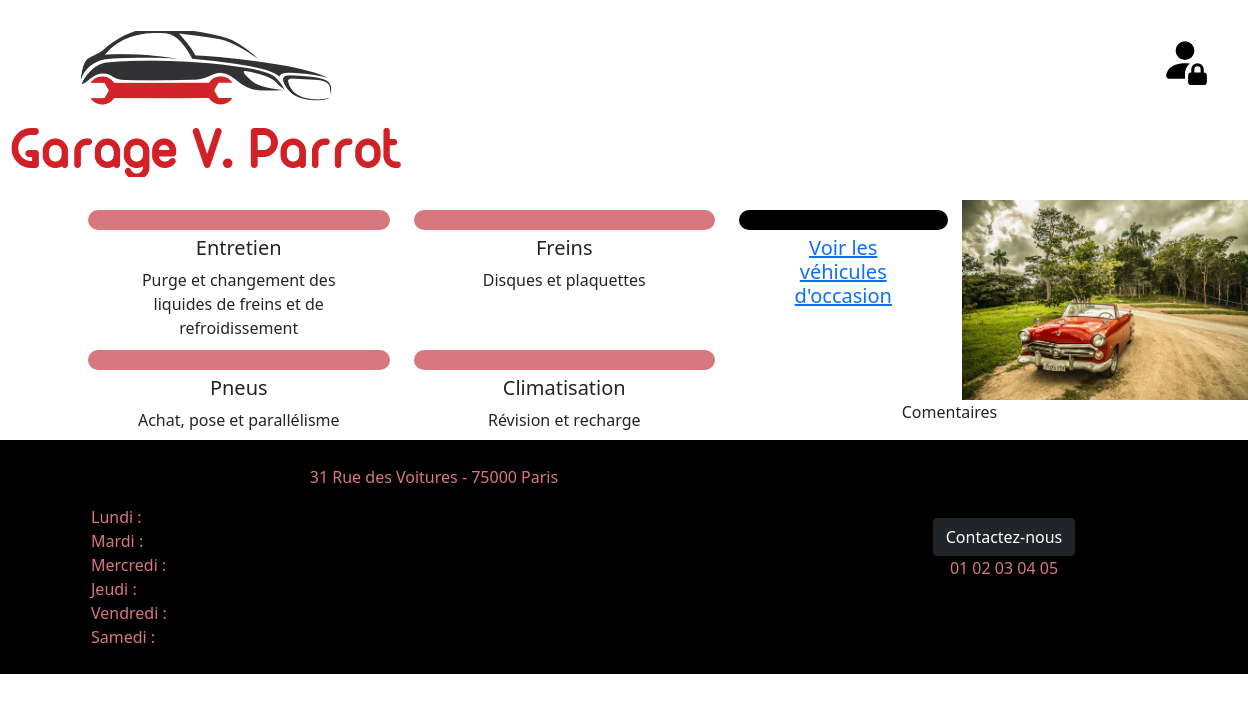
The page / on the database its author committed.
### tables this page shows
CREATE TABLE services (
  id INT(11) NOT NULL AUTO_INCREMENT PRIMARY KEY,
  name VARCHAR(50) NOT NULL,
  description VARCHAR(250) NOT NULL
);

### controllers/controller.php (called while the page is built, shortened)
<?php
require_once 'models/Service.php';
require_once 'models/Services.php';
class Controller
{
    private Services $servicesObject;
  public function __construct()
  {
    $this->servicesObject = new Services();
  }
    public function home()
        {
            $services = $this->servicesObject->getServices();
            require_once 'views/home.php';
        }
}

### models/Model.php (called while the page is built, shortened)
<?php
trait Model
{
    public function __construct()
    {
                $hostname = 'localhost';
                $username = 'root';
                $password = '';
                $database = 'garage';
        try {
            $options = [
                PDO::ATTR_ERRMODE => PDO::ERRMODE_EXCEPTION,
            ];
            $this->pdo = new PDO("mysql:host=$hostname;dbname=$database", $username, $password, $options);
        } catch (PDOException $PDOException) {
            echo 'Impossible de se connecter à la base de donnée';
            exit('Erreur : '.$PDOException->getMessage());
        }
    }
}

### models/Services.php (called while the page is built, shortened)
<?php
require_once('models/Model.php');
class Services
{
    public function getServices ()
    {
      $stmt = $this->pdo->query('SELECT * FROM services');
      $services = [];
      while ($service = $stmt->fetchObject('Service')) {
          $services[] = $service;
      }
      return $services;
    }
}

### models/Service.php (called while the page is built, shortened)
<?php
require_once('models/Model.php');
class Service
{
    private string $name;
    private string $description;
    public function getServiceName()
    {
        return $this->name;
    }
    public function getServiceDescription()
    {
        return $this->description;
    }
}

### views/home.php (the view, shortened to what this page needs)
<?php
$page_id= 'id="home"';
?>
<div class="container text-center">
  <div class="row">
    <div class="col-sm-7">
      <section>
        <div class="row">
          <?php foreach ($services as $service): ?>
            <div class="col-sm-6">
              <div class="card services-card">
                <div class="card-body">
                  <h5 class="card-title"><?= $service->getServiceName() ?></h5>
                  <p class="card-text"><?= $service->getServiceDescription() ?></p>
                </div>
              </div>
            </div>
          <?php endforeach; ?>
        </div>
      </section>
    </div>
    <div class="col-sm-5">
      <aside>
        <section>
          <div class="row">
            <div class="col-sm-6">
              <div class="card" id="button-view-cars">
                <div class="card-body">
                  <a href="?page=cars">
                    <h5 class="card-title">Voir les véhicules d'occasion</h5>
                  </a>
                </div>
              </div>
            </div>
            <div class="col-sm-6">
              <img class="img-cars-home" src="views/pictures/home-1.jpg"  alt="Photo d'un véhicule">
            </div>
          </div>
        </section>
        <section>
          <div class="row">
            <p>Comentaires</p>
          </div>
        </section>
      </aside>
    </div>
  </div>
</div>
<?php
$content = ob_get_clean();
require_once('layout.php');

### views/layout.php (shortened to what this page needs)
<!DOCTYPE html>
<html lang="fr">
<head>
  <link
    href="https://cdn.jsdelivr.net/npm/bootstrap@5.1.3/dist/css/bootstrap.min.css"
    rel="stylesheet"
>
  <link
    rel ="stylesheet"
    type="text/css"
    href="views/style.css">
</head>
<body <?= $page_id ?>>
  <header>
    <div class="container text-center">
      <div class="row">
        <div class="col">
          <a id="button-home" href="?#">
            <img
              class="logo"
              src="views/pictures/logo.jpg"
              alt="Logo du garage V.Parrot"/>
          </a>
          <a id="button-login" href="?page=login">
          </a>
        </div>
      </div>
    </div>
  </header>
  <main class="container">
    <?= $content ?>
  </main>
</body>
</html>
<?php
$footer = ob_get_clean();
require_once('layout_footer.php');

### index.php
<?php
require_once 'controllers/controller.php';
$controller = new Controller();
if (isset($_GET['page'])) {
  switch ($_GET['page']) {
      case 'cars':
        $controller->listCars();
          break;
      case 'cardetail':
        $controller->detailCars();
          break;
      case 'login':
          $controller->login();
          break;
      case 'admin':
        $controller->userInterfaceAdmin();
        break;
      case 'staff':
        $controller->userInterfaceStaff();
        break;
      default:
          $controller->home();
          break;
  }
} else {
  $controller->home();
}

### views/layout_footer.php (shortened to what this page needs)
<?= $footer ?>
<footer>
  <div class="container text-center">
    <div class="row align-items-center">
      <div class="col-sm-8">
        <div id="adress-timetable">
          <div id="adress">
            <pn>31 Rue des Voitures - 75000 Paris</p>
          </div>
          <div id="timetable">
            <p>Lundi : </p>
            <p>Mardi : </p>
            <p>Mercredi : </p>
            <p>Jeudi : </p>
            <p>Vendredi : </p>
            <p>Samedi : </p>
          </div>
        </div>
      </div>
      <div class="col-sm-4">
        <div id="contact" class="col">
          <button type="button" class="btn btn-dark" data-bs-toggle="modal" data-bs-target="#exampleModal">Contactez-nous</button>
          <p>01 02 03 04 05</p>
        </div>
      </div>
    </div>
  </div>
</footer>

### views/style.css (style rules this page uses)
header { padding: 100px; }
#button-login { position: absolute; right : 1px; top: 20px; width: 10vw; height: 10vh; display: flex; align-items: center; justify-content: center; }
#button-home { position: absolute; left: 5px; top: 5px; }
footer { position: relative; bottom: 0px; display: flex; background-color: black; }
#adress-timetable { border-radius: 30px; padding: 15px; margin: 10px; color: #D9777F }
#adress { text-align: center; }
#timetable { text-align: left; }
#timetable p { margin: 0; }
#contact { color: #D9777F }
.card { height: 10px; width: 100%; margin: 10px; padding: 10px; border: 0; }
.services-card { border-radius: 30px; background-color: #D9777F; display: inline-block; }
#button-view-cars { background-color: black; border-radius: 30px; color: #D9777F; }
.img-cars-home { padding: 0; height: 200px; }

### rows shown on the page
services: name "Entretien", description "Purge et changement des liquides de freins et de refroidissement"
services: name "Freins", description "Disques et plaquettes"
services: name "Pneus", description "Achat, pose et parallélisme"
services: name "Climatisation", description "Révision et recharge"
